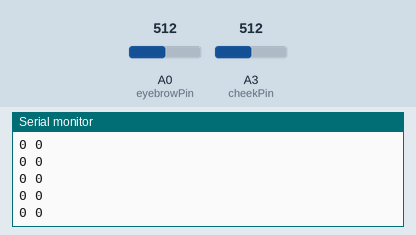
The sketch below on a simulated Arduino Uno, built with avr-gcc and run on an emulated ATmega328P. On the bench: the last lines printed to the serial monitor. The test bench sets the inputs (shaded band); at power-on: A0 (eyebrowPin) = 512, A3 (cheekPin) = 512.

Above: at 1.2 s.
1.3 s: A0 (eyebrowPin) set to 716
At 1.52 s:
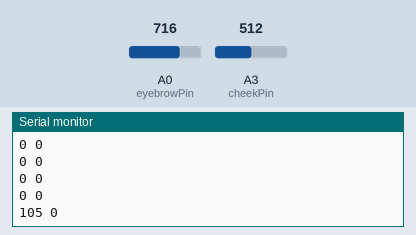
2.8 s: A3 (cheekPin) set to 716
At 3.09 s:
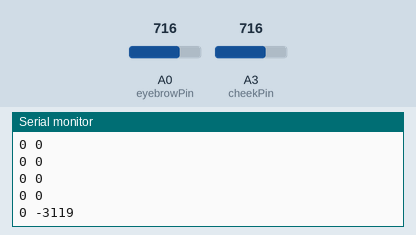
4.3 s: A0 (eyebrowPin) set to 900
At 4.66 s:
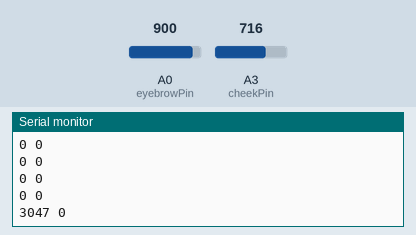
5.8 s: A3 (cheekPin) set to 900
At 6.01 s:
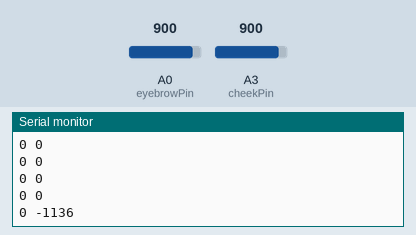
Timing chart, 0 to 8.3 s (numbered marks = the images above; inputs shaded):
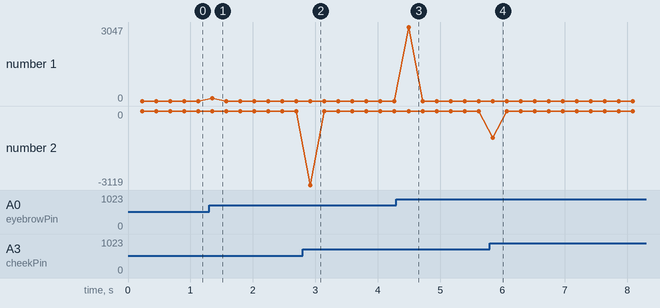

Measured:
- after the input at 1.3 s, the serial monitor: prints a new line after 0.05 s (image 1)
- after the input at 2.8 s, the serial monitor: prints a new line after 0.12 s (image 2)
- after the input at 4.3 s, the serial monitor: prints a new line after 0.19 s (image 3)
- after the input at 5.8 s, the serial monitor: prints a new line at once (image 4)

The sketch:

running_variance.ino
```cpp
// initialize input port
int eyebrowPin = A0; // from eyebrow
int cheekPin = A3; // from cheek

int eyebrow_min = 10000;
int cheek_min = 10000;

int window_size = 10; // window width for running average
int eyebrows[10];
int cheeks[10];

int variance(int a[], int n)
{
    // Compute mean (average of elements)
    int sum = 0;

    for (int i = 0; i < n; i++) sum += a[i];
    int mean = (int)sum / (int)n;
    // Compute sum squared differences with mean.
    int sqDiff = 0;
    for (int i = 0; i < n; i++)
        sqDiff += (a[i] - mean) * (a[i] - mean);
    return (int)sqDiff / n;
}

void setup() {
  // put your setup code here, to run once:
  Serial.begin(115200);
  // Serial1.begin(9600);
}

void loop() {
  for (int i = 0; i < window_size; i++) {
    analogRead(eyebrowPin);
    delay(10);
    eyebrows[i] = analogRead(eyebrowPin);
    delay(1);
    analogRead(cheekPin);
    delay(10);
    cheeks[i] = analogRead(cheekPin);
    delay(1);
  }
  // //eyebrow = eyebrow / window;
  // if (eyebrow < eyebrow_min && eyebrow > 50) {
  //   eyebrow_min = eyebrow;
  // }
  // eyebrow -= eyebrow_min;
  // //cheek = cheek / window;
  // if (cheek < cheek_min && cheek > 50) {
  //   cheek_min = cheek;
  // }
  // cheek -= cheek_min;
  Serial.print(variance(eyebrows, window_size));
  Serial.print(" ");
  Serial.print(variance(cheeks, window_size));
  Serial.println();
}
```
